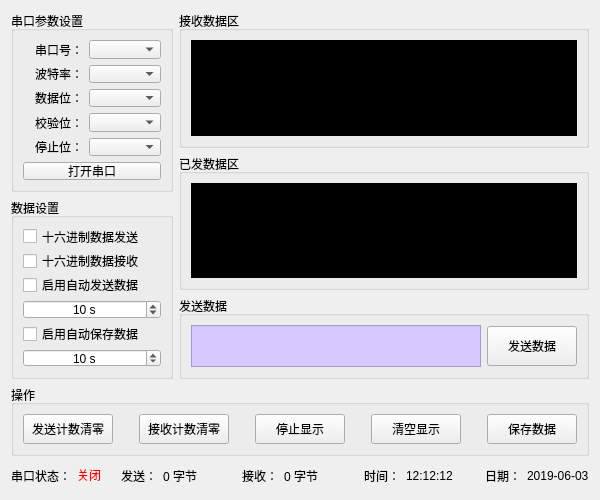
<?xml version="1.0" encoding="UTF-8"?>
<ui version="4.0">
 <class>HSerialPortWidget</class>
 <widget class="QWidget" name="HSerialPortWidget">
  <property name="geometry">
   <rect>
    <x>0</x>
    <y>0</y>
    <width>600</width>
    <height>500</height>
   </rect>
  </property>
  <property name="minimumSize">
   <size>
    <width>600</width>
    <height>500</height>
   </size>
  </property>
  <property name="windowTitle">
   <string>串口调试工具</string>
  </property>
  <layout class="QGridLayout" name="gridLayout_7" columnstretch="0,1">
   <item row="0" column="0">
    <layout class="QVBoxLayout" name="verticalLayout">
     <item>
      <widget class="QGroupBox" name="groupBox_1">
       <property name="title">
        <string>串口参数设置</string>
       </property>
       <layout class="QGridLayout" name="gridLayout" columnstretch="0,1">
        <item row="0" column="0">
         <widget class="QLabel" name="label_101">
          <property name="minimumSize">
           <size>
            <width>60</width>
            <height>0</height>
           </size>
          </property>
          <property name="text">
           <string>串口号：</string>
          </property>
          <property name="alignment">
           <set>Qt::AlignRight|Qt::AlignTrailing|Qt::AlignVCenter</set>
          </property>
         </widget>
        </item>
        <item row="0" column="1">
         <widget class="QComboBox" name="comboBox_101"/>
        </item>
        <item row="1" column="0">
         <widget class="QLabel" name="label_102">
          <property name="minimumSize">
           <size>
            <width>60</width>
            <height>0</height>
           </size>
          </property>
          <property name="text">
           <string>波特率：</string>
          </property>
          <property name="alignment">
           <set>Qt::AlignRight|Qt::AlignTrailing|Qt::AlignVCenter</set>
          </property>
         </widget>
        </item>
        <item row="1" column="1">
         <widget class="QComboBox" name="comboBox_102"/>
        </item>
        <item row="2" column="0">
         <widget class="QLabel" name="label_103">
          <property name="minimumSize">
           <size>
            <width>60</width>
            <height>0</height>
           </size>
          </property>
          <property name="text">
           <string>数据位：</string>
          </property>
          <property name="alignment">
           <set>Qt::AlignRight|Qt::AlignTrailing|Qt::AlignVCenter</set>
          </property>
         </widget>
        </item>
        <item row="2" column="1">
         <widget class="QComboBox" name="comboBox_103"/>
        </item>
        <item row="3" column="0">
         <widget class="QLabel" name="label_104">
          <property name="minimumSize">
           <size>
            <width>60</width>
            <height>0</height>
           </size>
          </property>
          <property name="text">
           <string>校验位：</string>
          </property>
          <property name="alignment">
           <set>Qt::AlignRight|Qt::AlignTrailing|Qt::AlignVCenter</set>
          </property>
         </widget>
        </item>
        <item row="3" column="1">
         <widget class="QComboBox" name="comboBox_104"/>
        </item>
        <item row="4" column="0">
         <widget class="QLabel" name="label_105">
          <property name="minimumSize">
           <size>
            <width>60</width>
            <height>0</height>
           </size>
          </property>
          <property name="text">
           <string>停止位：</string>
          </property>
          <property name="alignment">
           <set>Qt::AlignRight|Qt::AlignTrailing|Qt::AlignVCenter</set>
          </property>
         </widget>
        </item>
        <item row="4" column="1">
         <widget class="QComboBox" name="comboBox_105"/>
        </item>
        <item row="5" column="0" colspan="2">
         <widget class="QPushButton" name="pushButton_101">
          <property name="maximumSize">
           <size>
            <width>16777215</width>
            <height>30</height>
           </size>
          </property>
          <property name="text">
           <string>打开串口</string>
          </property>
         </widget>
        </item>
       </layout>
      </widget>
     </item>
     <item>
      <widget class="QGroupBox" name="groupBox_2">
       <property name="title">
        <string>数据设置</string>
       </property>
       <layout class="QGridLayout" name="gridLayout_2">
        <item row="4" column="0">
         <widget class="QCheckBox" name="checkBox_204">
          <property name="text">
           <string>启用自动保存数据</string>
          </property>
         </widget>
        </item>
        <item row="5" column="0">
         <widget class="QSpinBox" name="spinBox_202">
          <property name="alignment">
           <set>Qt::AlignCenter</set>
          </property>
          <property name="suffix">
           <string> s</string>
          </property>
          <property name="minimum">
           <number>1</number>
          </property>
          <property name="maximum">
           <number>60</number>
          </property>
          <property name="value">
           <number>10</number>
          </property>
         </widget>
        </item>
        <item row="0" column="0">
         <widget class="QCheckBox" name="checkBox_201">
          <property name="text">
           <string>十六进制数据发送</string>
          </property>
         </widget>
        </item>
        <item row="1" column="0">
         <widget class="QCheckBox" name="checkBox_202">
          <property name="text">
           <string>十六进制数据接收</string>
          </property>
         </widget>
        </item>
        <item row="2" column="0">
         <widget class="QCheckBox" name="checkBox_203">
          <property name="text">
           <string>启用自动发送数据</string>
          </property>
         </widget>
        </item>
        <item row="3" column="0">
         <widget class="QSpinBox" name="spinBox_201">
          <property name="alignment">
           <set>Qt::AlignCenter</set>
          </property>
          <property name="suffix">
           <string> s</string>
          </property>
          <property name="minimum">
           <number>1</number>
          </property>
          <property name="maximum">
           <number>60</number>
          </property>
          <property name="value">
           <number>10</number>
          </property>
         </widget>
        </item>
       </layout>
      </widget>
     </item>
    </layout>
   </item>
   <item row="0" column="1">
    <layout class="QVBoxLayout" name="verticalLayout_2" stretch="1,1,0">
     <item>
      <widget class="QGroupBox" name="groupBox_3">
       <property name="title">
        <string>接收数据区</string>
       </property>
       <layout class="QGridLayout" name="gridLayout_3">
        <item row="0" column="0">
         <widget class="QTextEdit" name="textEdit_301">
          <property name="styleSheet">
           <string notr="true">background-color: rgb(0, 0, 0);
color: rgb(255, 255, 0);</string>
          </property>
          <property name="readOnly">
           <bool>true</bool>
          </property>
         </widget>
        </item>
       </layout>
      </widget>
     </item>
     <item>
      <widget class="QGroupBox" name="groupBox_4">
       <property name="title">
        <string>已发数据区</string>
       </property>
       <layout class="QGridLayout" name="gridLayout_4">
        <item row="0" column="0">
         <widget class="QTextEdit" name="textEdit_401">
          <property name="styleSheet">
           <string notr="true">background-color: rgb(0, 0, 0);
color: rgb(255, 255, 0);</string>
          </property>
          <property name="readOnly">
           <bool>true</bool>
          </property>
         </widget>
        </item>
       </layout>
      </widget>
     </item>
     <item>
      <widget class="QGroupBox" name="groupBox_5">
       <property name="title">
        <string>发送数据</string>
       </property>
       <layout class="QGridLayout" name="gridLayout_6">
        <item row="0" column="0">
         <widget class="QTextEdit" name="textEdit_501">
          <property name="maximumSize">
           <size>
            <width>16777215</width>
            <height>42</height>
           </size>
          </property>
          <property name="styleSheet">
           <string notr="true">background-color: rgb(212, 201, 255);
color: rgb(0, 0, 0);</string>
          </property>
         </widget>
        </item>
        <item row="0" column="1">
         <widget class="QPushButton" name="pushButton_501">
          <property name="minimumSize">
           <size>
            <width>90</width>
            <height>40</height>
           </size>
          </property>
          <property name="text">
           <string>发送数据</string>
          </property>
         </widget>
        </item>
       </layout>
      </widget>
     </item>
    </layout>
   </item>
   <item row="1" column="0" colspan="2">
    <widget class="QGroupBox" name="groupBox_6">
     <property name="title">
      <string>操作</string>
     </property>
     <layout class="QGridLayout" name="gridLayout_5">
      <item row="0" column="7">
       <spacer name="horizontalSpacer_604">
        <property name="orientation">
         <enum>Qt::Horizontal</enum>
        </property>
        <property name="sizeHint" stdset="0">
         <size>
          <width>40</width>
          <height>20</height>
         </size>
        </property>
       </spacer>
      </item>
      <item row="0" column="3">
       <spacer name="horizontalSpacer_602">
        <property name="orientation">
         <enum>Qt::Horizontal</enum>
        </property>
        <property name="sizeHint" stdset="0">
         <size>
          <width>40</width>
          <height>20</height>
         </size>
        </property>
       </spacer>
      </item>
      <item row="0" column="2">
       <widget class="QPushButton" name="pushButton_602">
        <property name="minimumSize">
         <size>
          <width>90</width>
          <height>30</height>
         </size>
        </property>
        <property name="text">
         <string>接收计数清零</string>
        </property>
       </widget>
      </item>
      <item row="0" column="8">
       <widget class="QPushButton" name="pushButton_605">
        <property name="minimumSize">
         <size>
          <width>90</width>
          <height>30</height>
         </size>
        </property>
        <property name="text">
         <string>保存数据</string>
        </property>
       </widget>
      </item>
      <item row="0" column="6">
       <widget class="QPushButton" name="pushButton_604">
        <property name="minimumSize">
         <size>
          <width>90</width>
          <height>30</height>
         </size>
        </property>
        <property name="text">
         <string>清空显示</string>
        </property>
       </widget>
      </item>
      <item row="0" column="5">
       <spacer name="horizontalSpacer_603">
        <property name="orientation">
         <enum>Qt::Horizontal</enum>
        </property>
        <property name="sizeHint" stdset="0">
         <size>
          <width>40</width>
          <height>20</height>
         </size>
        </property>
       </spacer>
      </item>
      <item row="0" column="4">
       <widget class="QPushButton" name="pushButton_603">
        <property name="minimumSize">
         <size>
          <width>90</width>
          <height>30</height>
         </size>
        </property>
        <property name="text">
         <string>停止显示</string>
        </property>
       </widget>
      </item>
      <item row="0" column="0">
       <widget class="QPushButton" name="pushButton_601">
        <property name="minimumSize">
         <size>
          <width>90</width>
          <height>30</height>
         </size>
        </property>
        <property name="text">
         <string>发送计数清零</string>
        </property>
       </widget>
      </item>
      <item row="0" column="1">
       <spacer name="horizontalSpacer_601">
        <property name="orientation">
         <enum>Qt::Horizontal</enum>
        </property>
        <property name="sizeHint" stdset="0">
         <size>
          <width>40</width>
          <height>20</height>
         </size>
        </property>
       </spacer>
      </item>
     </layout>
    </widget>
   </item>
   <item row="2" column="0" colspan="2">
    <layout class="QHBoxLayout" name="horizontalLayout">
     <item>
      <widget class="QLabel" name="label_701">
       <property name="minimumSize">
        <size>
         <width>30</width>
         <height>0</height>
        </size>
       </property>
       <property name="text">
        <string>串口状态：</string>
       </property>
       <property name="alignment">
        <set>Qt::AlignRight|Qt::AlignTrailing|Qt::AlignVCenter</set>
       </property>
      </widget>
     </item>
     <item>
      <widget class="QLabel" name="label_711">
       <property name="text">
        <string>&lt;font color=#FF0000&gt;关闭&lt;/font&gt;</string>
       </property>
      </widget>
     </item>
     <item>
      <spacer name="horizontalSpacer_701">
       <property name="orientation">
        <enum>Qt::Horizontal</enum>
       </property>
       <property name="sizeHint" stdset="0">
        <size>
         <width>0</width>
         <height>27</height>
        </size>
       </property>
      </spacer>
     </item>
     <item>
      <widget class="QLabel" name="label_702">
       <property name="minimumSize">
        <size>
         <width>30</width>
         <height>0</height>
        </size>
       </property>
       <property name="text">
        <string>发送：</string>
       </property>
       <property name="alignment">
        <set>Qt::AlignRight|Qt::AlignTrailing|Qt::AlignVCenter</set>
       </property>
      </widget>
     </item>
     <item>
      <widget class="QLabel" name="label_712">
       <property name="minimumSize">
        <size>
         <width>60</width>
         <height>0</height>
        </size>
       </property>
       <property name="text">
        <string>0 字节</string>
       </property>
      </widget>
     </item>
     <item>
      <spacer name="horizontalSpacer_702">
       <property name="orientation">
        <enum>Qt::Horizontal</enum>
       </property>
       <property name="sizeHint" stdset="0">
        <size>
         <width>0</width>
         <height>27</height>
        </size>
       </property>
      </spacer>
     </item>
     <item>
      <widget class="QLabel" name="label_703">
       <property name="minimumSize">
        <size>
         <width>30</width>
         <height>0</height>
        </size>
       </property>
       <property name="text">
        <string>接收：</string>
       </property>
       <property name="alignment">
        <set>Qt::AlignRight|Qt::AlignTrailing|Qt::AlignVCenter</set>
       </property>
      </widget>
     </item>
     <item>
      <widget class="QLabel" name="label_713">
       <property name="minimumSize">
        <size>
         <width>60</width>
         <height>0</height>
        </size>
       </property>
       <property name="text">
        <string>0 字节</string>
       </property>
      </widget>
     </item>
     <item>
      <spacer name="horizontalSpacer_703">
       <property name="orientation">
        <enum>Qt::Horizontal</enum>
       </property>
       <property name="sizeHint" stdset="0">
        <size>
         <width>0</width>
         <height>27</height>
        </size>
       </property>
      </spacer>
     </item>
     <item>
      <widget class="QLabel" name="label_704">
       <property name="minimumSize">
        <size>
         <width>30</width>
         <height>0</height>
        </size>
       </property>
       <property name="text">
        <string>时间：</string>
       </property>
       <property name="alignment">
        <set>Qt::AlignRight|Qt::AlignTrailing|Qt::AlignVCenter</set>
       </property>
      </widget>
     </item>
     <item>
      <widget class="QLabel" name="label_714">
       <property name="minimumSize">
        <size>
         <width>60</width>
         <height>0</height>
        </size>
       </property>
       <property name="text">
        <string>12:12:12</string>
       </property>
      </widget>
     </item>
     <item>
      <spacer name="horizontalSpacer_704">
       <property name="orientation">
        <enum>Qt::Horizontal</enum>
       </property>
       <property name="sizeHint" stdset="0">
        <size>
         <width>0</width>
         <height>27</height>
        </size>
       </property>
      </spacer>
     </item>
     <item>
      <widget class="QLabel" name="label_705">
       <property name="minimumSize">
        <size>
         <width>30</width>
         <height>0</height>
        </size>
       </property>
       <property name="text">
        <string>日期：</string>
       </property>
       <property name="alignment">
        <set>Qt::AlignRight|Qt::AlignTrailing|Qt::AlignVCenter</set>
       </property>
      </widget>
     </item>
     <item>
      <widget class="QLabel" name="label_715">
       <property name="minimumSize">
        <size>
         <width>60</width>
         <height>0</height>
        </size>
       </property>
       <property name="text">
        <string>2019-06-03</string>
       </property>
      </widget>
     </item>
    </layout>
   </item>
  </layout>
 </widget>
 <resources/>
 <connections/>
</ui>
